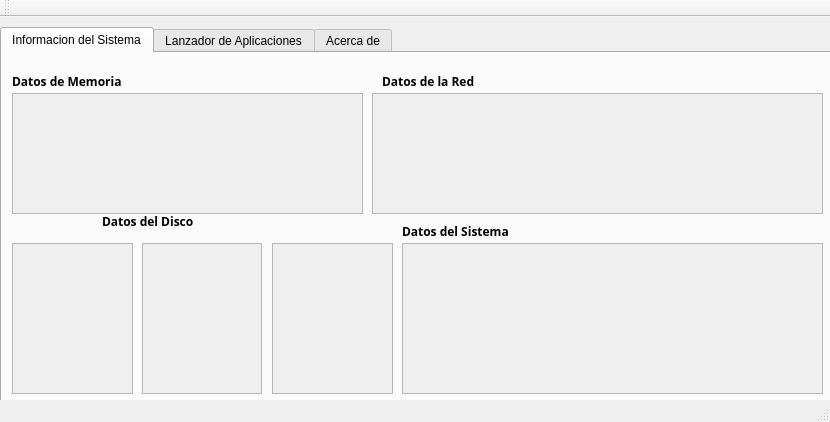
<?xml version="1.0" encoding="UTF-8"?>
<ui version="4.0">
 <class>MainWindow</class>
 <widget class="QMainWindow" name="MainWindow">
  <property name="geometry">
   <rect>
    <x>0</x>
    <y>0</y>
    <width>830</width>
    <height>422</height>
   </rect>
  </property>
  <property name="windowTitle">
   <string>Proyecto de Sistemas Operativos</string>
  </property>
  <widget class="QWidget" name="centralWidget">
   <widget class="QTabWidget" name="tabWidget">
    <property name="geometry">
     <rect>
      <x>0</x>
      <y>10</y>
      <width>831</width>
      <height>391</height>
     </rect>
    </property>
    <property name="currentIndex">
     <number>0</number>
    </property>
    <widget class="QWidget" name="tab">
     <attribute name="title">
      <string>Informacion del Sistema</string>
     </attribute>
     <widget class="QLabel" name="label">
      <property name="geometry">
       <rect>
        <x>20</x>
        <y>40</y>
        <width>131</width>
        <height>141</height>
       </rect>
      </property>
      <property name="text">
       <string/>
      </property>
      <property name="alignment">
       <set>Qt::AlignLeading|Qt::AlignLeft|Qt::AlignTop</set>
      </property>
     </widget>
     <widget class="QScrollArea" name="scrollArea">
      <property name="geometry">
       <rect>
        <x>10</x>
        <y>40</y>
        <width>351</width>
        <height>121</height>
       </rect>
      </property>
      <property name="widgetResizable">
       <bool>true</bool>
      </property>
      <widget class="QWidget" name="scrollAreaWidgetContents_3">
       <property name="geometry">
        <rect>
         <x>0</x>
         <y>0</y>
         <width>349</width>
         <height>119</height>
        </rect>
       </property>
      </widget>
     </widget>
     <widget class="QLabel" name="labelDdr">
      <property name="geometry">
       <rect>
        <x>380</x>
        <y>40</y>
        <width>191</width>
        <height>121</height>
       </rect>
      </property>
      <property name="text">
       <string/>
      </property>
      <property name="alignment">
       <set>Qt::AlignLeading|Qt::AlignLeft|Qt::AlignTop</set>
      </property>
     </widget>
     <widget class="QScrollArea" name="scrollAreaDdr">
      <property name="geometry">
       <rect>
        <x>370</x>
        <y>40</y>
        <width>451</width>
        <height>121</height>
       </rect>
      </property>
      <property name="widgetResizable">
       <bool>true</bool>
      </property>
      <widget class="QWidget" name="scrollAreaWidgetContents_4">
       <property name="geometry">
        <rect>
         <x>0</x>
         <y>0</y>
         <width>449</width>
         <height>119</height>
        </rect>
       </property>
      </widget>
     </widget>
     <widget class="QLabel" name="label_3">
      <property name="geometry">
       <rect>
        <x>10</x>
        <y>20</y>
        <width>141</width>
        <height>16</height>
       </rect>
      </property>
      <property name="font">
       <font>
        <family>KacstBook</family>
        <weight>75</weight>
        <bold>true</bold>
       </font>
      </property>
      <property name="text">
       <string>Datos de Memoria</string>
      </property>
     </widget>
     <widget class="QLabel" name="label_2">
      <property name="geometry">
       <rect>
        <x>220</x>
        <y>40</y>
        <width>131</width>
        <height>141</height>
       </rect>
      </property>
      <property name="text">
       <string/>
      </property>
      <property name="alignment">
       <set>Qt::AlignRight|Qt::AlignTop|Qt::AlignTrailing</set>
      </property>
     </widget>
     <widget class="QLabel" name="label_4">
      <property name="geometry">
       <rect>
        <x>380</x>
        <y>20</y>
        <width>141</width>
        <height>16</height>
       </rect>
      </property>
      <property name="font">
       <font>
        <family>KacstBook</family>
        <weight>75</weight>
        <bold>true</bold>
       </font>
      </property>
      <property name="text">
       <string>Datos de la Red</string>
      </property>
     </widget>
     <widget class="QLabel" name="labelDdr2">
      <property name="geometry">
       <rect>
        <x>580</x>
        <y>40</y>
        <width>221</width>
        <height>121</height>
       </rect>
      </property>
      <property name="text">
       <string/>
      </property>
      <property name="alignment">
       <set>Qt::AlignRight|Qt::AlignTop|Qt::AlignTrailing</set>
      </property>
     </widget>
     <widget class="QLabel" name="labelDdd">
      <property name="geometry">
       <rect>
        <x>10</x>
        <y>190</y>
        <width>121</width>
        <height>151</height>
       </rect>
      </property>
      <property name="text">
       <string/>
      </property>
      <property name="alignment">
       <set>Qt::AlignLeading|Qt::AlignLeft|Qt::AlignTop</set>
      </property>
     </widget>
     <widget class="QScrollArea" name="scrollAreaDdd">
      <property name="geometry">
       <rect>
        <x>10</x>
        <y>190</y>
        <width>121</width>
        <height>151</height>
       </rect>
      </property>
      <property name="widgetResizable">
       <bool>true</bool>
      </property>
      <widget class="QWidget" name="scrollAreaWidgetContents_5">
       <property name="geometry">
        <rect>
         <x>0</x>
         <y>0</y>
         <width>119</width>
         <height>149</height>
        </rect>
       </property>
      </widget>
     </widget>
     <widget class="QLabel" name="label_5">
      <property name="geometry">
       <rect>
        <x>100</x>
        <y>160</y>
        <width>141</width>
        <height>16</height>
       </rect>
      </property>
      <property name="font">
       <font>
        <family>KacstBook</family>
        <weight>75</weight>
        <bold>true</bold>
       </font>
      </property>
      <property name="text">
       <string>Datos del Disco</string>
      </property>
     </widget>
     <widget class="QLabel" name="labelDds">
      <property name="geometry">
       <rect>
        <x>410</x>
        <y>190</y>
        <width>141</width>
        <height>151</height>
       </rect>
      </property>
      <property name="text">
       <string/>
      </property>
      <property name="alignment">
       <set>Qt::AlignLeading|Qt::AlignLeft|Qt::AlignTop</set>
      </property>
     </widget>
     <widget class="QLabel" name="labelDds2">
      <property name="geometry">
       <rect>
        <x>610</x>
        <y>190</y>
        <width>211</width>
        <height>151</height>
       </rect>
      </property>
      <property name="text">
       <string/>
      </property>
      <property name="alignment">
       <set>Qt::AlignLeading|Qt::AlignLeft|Qt::AlignTop</set>
      </property>
     </widget>
     <widget class="QScrollArea" name="scrollAreaDds">
      <property name="geometry">
       <rect>
        <x>400</x>
        <y>190</y>
        <width>421</width>
        <height>151</height>
       </rect>
      </property>
      <property name="widgetResizable">
       <bool>true</bool>
      </property>
      <widget class="QWidget" name="scrollAreaWidgetContents">
       <property name="geometry">
        <rect>
         <x>0</x>
         <y>0</y>
         <width>419</width>
         <height>149</height>
        </rect>
       </property>
      </widget>
     </widget>
     <widget class="QLabel" name="label_6">
      <property name="geometry">
       <rect>
        <x>400</x>
        <y>170</y>
        <width>141</width>
        <height>16</height>
       </rect>
      </property>
      <property name="font">
       <font>
        <family>KacstBook</family>
        <weight>75</weight>
        <bold>true</bold>
       </font>
      </property>
      <property name="text">
       <string>Datos del Sistema</string>
      </property>
     </widget>
     <widget class="QScrollArea" name="scrollAreaDisco2">
      <property name="geometry">
       <rect>
        <x>140</x>
        <y>190</y>
        <width>120</width>
        <height>151</height>
       </rect>
      </property>
      <property name="widgetResizable">
       <bool>true</bool>
      </property>
      <widget class="QWidget" name="scrollAreaWidgetContents_2">
       <property name="geometry">
        <rect>
         <x>0</x>
         <y>0</y>
         <width>118</width>
         <height>149</height>
        </rect>
       </property>
      </widget>
     </widget>
     <widget class="QLabel" name="labelDisco2">
      <property name="geometry">
       <rect>
        <x>140</x>
        <y>190</y>
        <width>121</width>
        <height>151</height>
       </rect>
      </property>
      <property name="text">
       <string/>
      </property>
     </widget>
     <widget class="QLabel" name="labelDisco3">
      <property name="geometry">
       <rect>
        <x>270</x>
        <y>190</y>
        <width>121</width>
        <height>151</height>
       </rect>
      </property>
      <property name="text">
       <string/>
      </property>
      <property name="alignment">
       <set>Qt::AlignLeading|Qt::AlignLeft|Qt::AlignTop</set>
      </property>
     </widget>
     <widget class="QScrollArea" name="scrollAreaDd3">
      <property name="geometry">
       <rect>
        <x>270</x>
        <y>190</y>
        <width>121</width>
        <height>151</height>
       </rect>
      </property>
      <property name="widgetResizable">
       <bool>true</bool>
      </property>
      <widget class="QWidget" name="scrollAreaWidgetContents_6">
       <property name="geometry">
        <rect>
         <x>0</x>
         <y>0</y>
         <width>119</width>
         <height>149</height>
        </rect>
       </property>
      </widget>
     </widget>
     <zorder>label</zorder>
     <zorder>scrollArea</zorder>
     <zorder>label_3</zorder>
     <zorder>label_2</zorder>
     <zorder>label_4</zorder>
     <zorder>labelDdd</zorder>
     <zorder>scrollAreaDdd</zorder>
     <zorder>label_5</zorder>
     <zorder>labelDds</zorder>
     <zorder>scrollAreaDds</zorder>
     <zorder>label_6</zorder>
     <zorder>labelDds2</zorder>
     <zorder>scrollAreaDdr</zorder>
     <zorder>labelDdr</zorder>
     <zorder>labelDdr2</zorder>
     <zorder>scrollAreaDisco2</zorder>
     <zorder>labelDisco2</zorder>
     <zorder>labelDisco3</zorder>
     <zorder>scrollAreaDd3</zorder>
    </widget>
    <widget class="QWidget" name="tab_2">
     <attribute name="title">
      <string>Lanzador de Aplicaciones</string>
     </attribute>
     <widget class="QLineEdit" name="lineEditLanzar">
      <property name="geometry">
       <rect>
        <x>200</x>
        <y>110</y>
        <width>231</width>
        <height>31</height>
       </rect>
      </property>
     </widget>
     <widget class="QLabel" name="label_7">
      <property name="geometry">
       <rect>
        <x>200</x>
        <y>90</y>
        <width>121</width>
        <height>16</height>
       </rect>
      </property>
      <property name="font">
       <font>
        <family>KacstBook</family>
        <weight>75</weight>
        <bold>true</bold>
       </font>
      </property>
      <property name="text">
       <string>Lanzar Aplicacion</string>
      </property>
     </widget>
     <widget class="QCommandLinkButton" name="commandLinkButtonIni">
      <property name="geometry">
       <rect>
        <x>430</x>
        <y>110</y>
        <width>174</width>
        <height>31</height>
       </rect>
      </property>
      <property name="text">
       <string>Iniciar</string>
      </property>
     </widget>
     <widget class="QLineEdit" name="lineEditPID">
      <property name="geometry">
       <rect>
        <x>200</x>
        <y>190</y>
        <width>231</width>
        <height>31</height>
       </rect>
      </property>
     </widget>
     <widget class="QCommandLinkButton" name="commandLinkButtonPID">
      <property name="geometry">
       <rect>
        <x>430</x>
        <y>190</y>
        <width>171</width>
        <height>31</height>
       </rect>
      </property>
      <property name="text">
       <string>Obtener PID</string>
      </property>
     </widget>
     <widget class="QLabel" name="label_8">
      <property name="geometry">
       <rect>
        <x>200</x>
        <y>170</y>
        <width>181</width>
        <height>21</height>
       </rect>
      </property>
      <property name="font">
       <font>
        <family>KacstBook</family>
        <weight>75</weight>
        <bold>true</bold>
       </font>
      </property>
      <property name="text">
       <string>Conocer PID de un proceso</string>
      </property>
     </widget>
     <widget class="QLineEdit" name="lineEditKill">
      <property name="geometry">
       <rect>
        <x>200</x>
        <y>270</y>
        <width>231</width>
        <height>31</height>
       </rect>
      </property>
     </widget>
     <widget class="QCommandLinkButton" name="commandLinkButtonKill">
      <property name="geometry">
       <rect>
        <x>430</x>
        <y>270</y>
        <width>161</width>
        <height>31</height>
       </rect>
      </property>
      <property name="text">
       <string>Terminar</string>
      </property>
     </widget>
     <widget class="QLabel" name="label_9">
      <property name="geometry">
       <rect>
        <x>200</x>
        <y>250</y>
        <width>231</width>
        <height>21</height>
       </rect>
      </property>
      <property name="font">
       <font>
        <family>KacstBook</family>
        <weight>75</weight>
        <bold>true</bold>
       </font>
      </property>
      <property name="text">
       <string>Terminar aplicacion (Ingrese PID)</string>
      </property>
     </widget>
    </widget>
    <widget class="QWidget" name="tab_3">
     <attribute name="title">
      <string>Acerca de</string>
     </attribute>
     <widget class="QLabel" name="label_10">
      <property name="geometry">
       <rect>
        <x>300</x>
        <y>90</y>
        <width>191</width>
        <height>191</height>
       </rect>
      </property>
      <property name="text">
       <string/>
      </property>
      <property name="pixmap">
       <pixmap resource="Imagenes.qrc">:/Unet.png</pixmap>
      </property>
     </widget>
     <widget class="QLabel" name="label_11">
      <property name="geometry">
       <rect>
        <x>10</x>
        <y>10</y>
        <width>211</width>
        <height>31</height>
       </rect>
      </property>
      <property name="font">
       <font>
        <family>KacstBook</family>
        <weight>75</weight>
        <bold>true</bold>
       </font>
      </property>
      <property name="text">
       <string>Programa Realizado por:</string>
      </property>
     </widget>
     <widget class="QLabel" name="label_12">
      <property name="geometry">
       <rect>
        <x>10</x>
        <y>50</y>
        <width>211</width>
        <height>31</height>
       </rect>
      </property>
      <property name="font">
       <font>
        <family>KacstBook</family>
        <weight>75</weight>
        <bold>true</bold>
       </font>
      </property>
      <property name="text">
       <string>Henry Bravo</string>
      </property>
     </widget>
     <widget class="QLabel" name="label_13">
      <property name="geometry">
       <rect>
        <x>10</x>
        <y>70</y>
        <width>211</width>
        <height>31</height>
       </rect>
      </property>
      <property name="font">
       <font>
        <family>KacstBook</family>
        <weight>75</weight>
        <bold>true</bold>
       </font>
      </property>
      <property name="text">
       <string>henry.bravo@unet.edu.ve</string>
      </property>
     </widget>
     <widget class="QLabel" name="label_14">
      <property name="geometry">
       <rect>
        <x>570</x>
        <y>40</y>
        <width>211</width>
        <height>31</height>
       </rect>
      </property>
      <property name="font">
       <font>
        <family>KacstBook</family>
        <weight>75</weight>
        <bold>true</bold>
       </font>
      </property>
      <property name="text">
       <string>Jorge Gomez</string>
      </property>
     </widget>
     <widget class="QLabel" name="label_15">
      <property name="geometry">
       <rect>
        <x>200</x>
        <y>290</y>
        <width>411</width>
        <height>31</height>
       </rect>
      </property>
      <property name="font">
       <font>
        <family>KacstBook</family>
        <weight>75</weight>
        <bold>true</bold>
       </font>
      </property>
      <property name="text">
       <string>Programa realizado para la materia de Sistemas Operativos</string>
      </property>
     </widget>
     <widget class="QLabel" name="label_16">
      <property name="geometry">
       <rect>
        <x>200</x>
        <y>310</y>
        <width>411</width>
        <height>31</height>
       </rect>
      </property>
      <property name="font">
       <font>
        <family>KacstBook</family>
        <weight>75</weight>
        <bold>true</bold>
       </font>
      </property>
      <property name="text">
       <string>                          de la carrera Ingenieria en Informatica</string>
      </property>
     </widget>
     <widget class="QLabel" name="label_17">
      <property name="geometry">
       <rect>
        <x>570</x>
        <y>70</y>
        <width>211</width>
        <height>31</height>
       </rect>
      </property>
      <property name="font">
       <font>
        <family>KacstBook</family>
        <weight>75</weight>
        <bold>true</bold>
       </font>
      </property>
      <property name="text">
       <string>jorgew.gomez@unet.edu.ve</string>
      </property>
     </widget>
    </widget>
   </widget>
   <widget class="QLabel" name="labelSO">
    <property name="geometry">
     <rect>
      <x>470</x>
      <y>-8</y>
      <width>331</width>
      <height>39</height>
     </rect>
    </property>
    <property name="font">
     <font>
      <family>KacstBook</family>
      <pointsize>12</pointsize>
      <weight>75</weight>
      <bold>true</bold>
     </font>
    </property>
    <property name="text">
     <string/>
    </property>
   </widget>
  </widget>
  <widget class="QStatusBar" name="statusBar"/>
  <widget class="QToolBar" name="mainToolBar">
   <attribute name="toolBarArea">
    <enum>TopToolBarArea</enum>
   </attribute>
   <attribute name="toolBarBreak">
    <bool>false</bool>
   </attribute>
  </widget>
 </widget>
 <layoutdefault spacing="6" margin="11"/>
 <resources>
  <include location="Imagenes.qrc"/>
 </resources>
 <connections/>
</ui>
